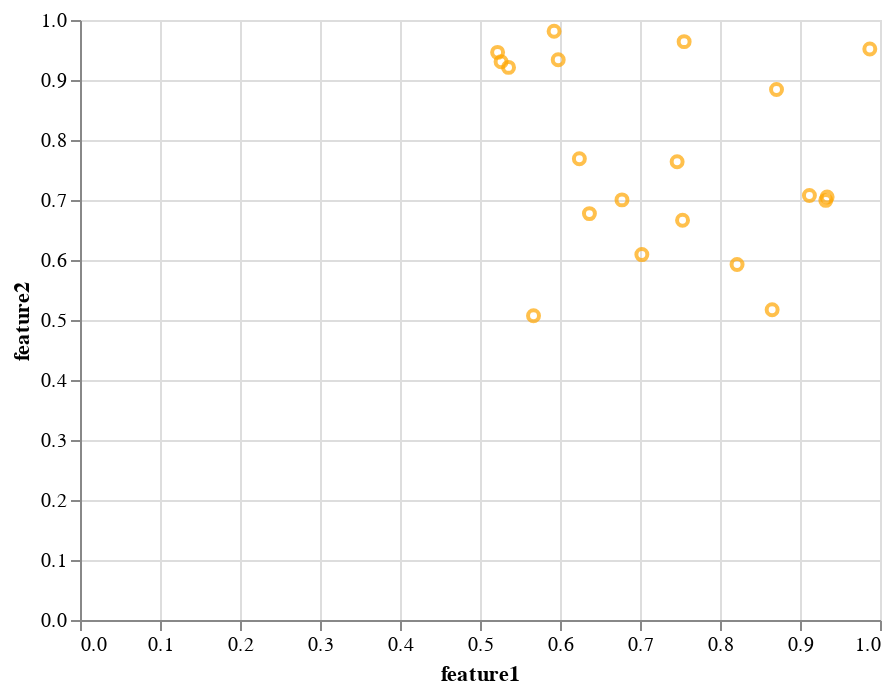

Write notebook code for a chart like this one.
### Markdown cell above
Here is what it looks like.

### Code cell
chart = (alt.Chart(df_red)
    .mark_point(color="orange")
    .encode(
        x = "feature1",
        y = "feature2",
    ))
chart

### Figure 1 — Vega-Lite specification as saved in the notebook (floating-point values rounded to 4 significant figures)
{"config": {"view": {"continuousWidth": 400, "continuousHeight": 300}}, "data": {"name": "data-358786853a8a597c66455daf2b1591a6"}, "mark": {"type": "point", "color": "orange"}, "encoding": {"x": {"type": "quantitative", "field": "feature1"}, "y": {"type": "quantitative", "field": "feature2"}}, "$schema": "https://vega.github.io/schema/vega-lite/v4.8.1.json", "datasets": {"data-358786853a8a597c66455daf2b1591a6": [{"class": "red", "split": "train", "feature1": 0.7023, "feature2": 0.609, "predict": false, "correct": false}, {"class": "red", "split": "train", "feature1": 0.9339, "feature2": 0.7049, "predict": true, "correct": true}, {"class": "red", "split": "train", "feature1": 0.7532, "feature2": 0.6661, "predict": false, "correct": false}, {"class": "red", "split": "train", "feature1": 0.6368, "feature2": 0.6773, "predict": false, "correct": false}, {"class": "red", "split": "train", "feature1": 0.8652, "feature2": 0.5171, "predict": false, "correct": false}, {"class": "red", "split": "train", "feature1": 0.8707, "feature2": 0.8842, "predict": true, "correct": true}, {"class": "red", "split": "train", "feature1": 0.6242, "feature2": 0.7686, "predict": false, "correct": false}, {"class": "red", "split": "train", "feature1": 0.9322, "feature2": 0.6994, "predict": true, "correct": true}, {"class": "red", "split": "train", "feature1": 0.522, "feature2": 0.9461, "predict": false, "correct": false}, {"class": "red", "split": "train", "feature1": 0.7552, "feature2": 0.964, "predict": true, "correct": true}, {"class": "red", "split": "train", "feature1": 0.6775, "feature2": 0.7002, "predict": false, "correct": false}, {"class": "red", "split": "train", "feature1": 0.9873, "feature2": 0.9516, "predict": true, "correct": true}, {"class": "red", "split": "train", "feature1": 0.5926, "feature2": 0.9813, "predict": false, "correct": false}, {"class": "red", "split": "train", "feature1": 0.5357, "feature2": 0.921, "predict": false, "correct": false}, {"class": "red", "split": "train", "feature1": 0.5669, "feature2": 0.5071, "predict": false, "correct": false}, {"class": "red", "split": "train", "feature1": 0.7464, "feature2": 0.7638, "predict": false, "correct": false}, {"class": "red", "split": "train", "feature1": 0.5264, "feature2": 0.9303, "predict": false, "correct": false}, {"class": "red", "split": "train", "feature1": 0.5978, "feature2": 0.9337, "predict": false, "correct": false}, {"class": "red", "split": "train", "feature1": 0.9118, "feature2": 0.7076, "predict": true, "correct": true}, {"class": "red", "split": "train", "feature1": 0.8213, "feature2": 0.5926, "predict": false, "correct": false}]}}
